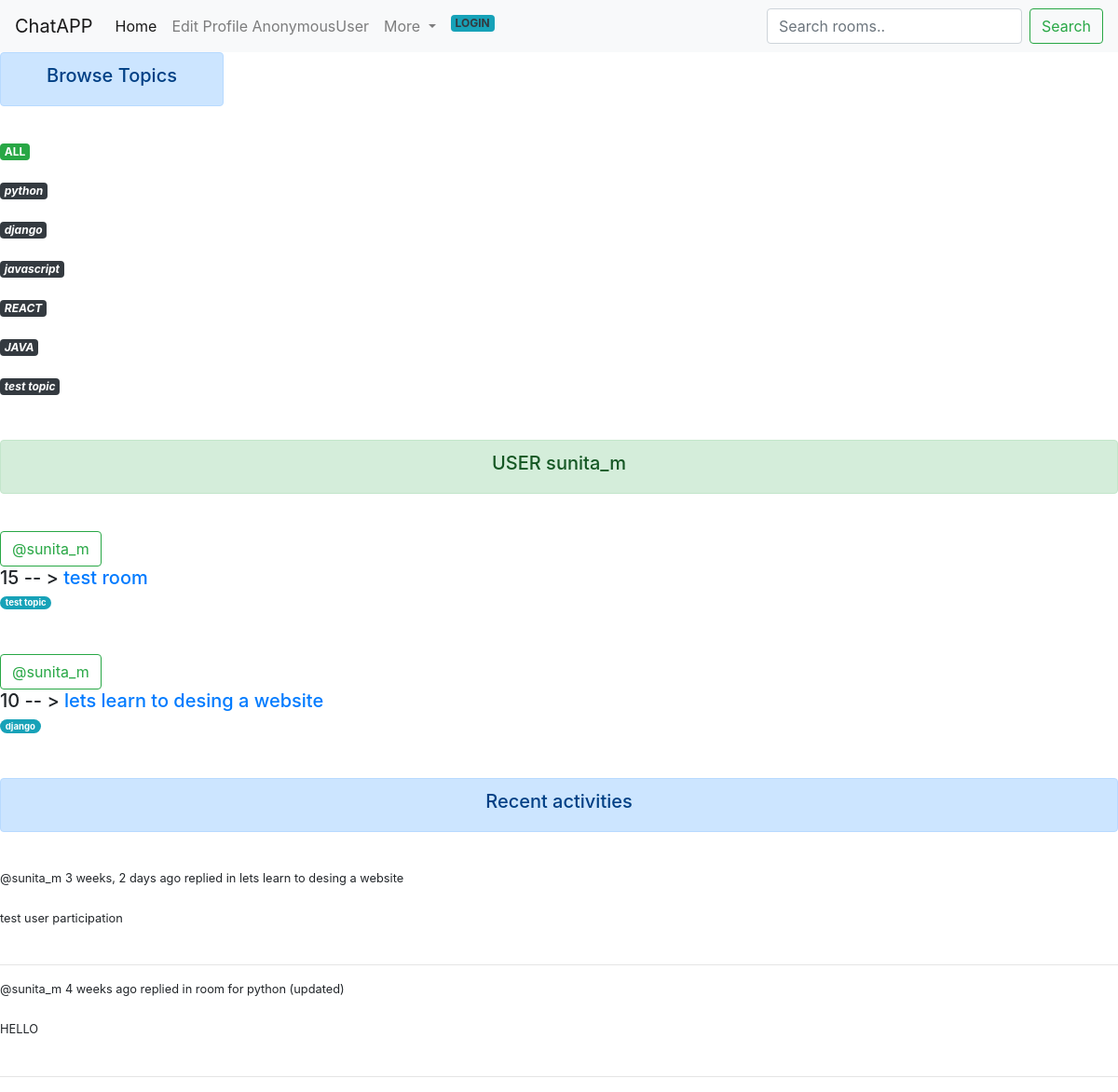
Screenshot of /profile/3/ with the database file from the repository.
### base/models.py (models this page shows, shortened)
class Topic (models.Model):
    name = models.CharField(max_length=100)

class Room(models.Model):
    topic = models.ForeignKey(Topic , on_delete=models.SET_NULL , null=True) #topic can have many rooms but 1 room can only contain 1 topic
    name = models.CharField(max_length=250)
    description = models.TextField(null=True , blank=True)
    updated =models.DateTimeField(auto_now=True)
    created = models.DateTimeField(auto_now_add=True)
    host = models.ForeignKey(User,on_delete=models.SET_NULL , null=True )
    participants = models.ManyToManyField(User,related_name='participants' , blank=True)
    def __str__(self):
       return self.name
    class Meta:
        ordering = ['-updated' , '-created']

class Message(models.Model):
    user =models.ForeignKey(User , on_delete=models.CASCADE) #user can create many ,essage but message is created by 1 user
    room = models.ForeignKey(Room , on_delete=models.CASCADE) #room can have many message but message can be inside 1 room
    body =models.TextField(null = True)
    updated =models.DateTimeField(auto_now=True)
    created = models.DateTimeField(auto_now_add=True)
    class Meta:
        ordering = ['-updated' , '-created']

### base/views.py (the view)
# urls.py: path('profile/<str:pk>/', views.UserProfile , name='profile'),
def UserProfile(request, pk):
    user = User.objects.get(id=pk)
    rooms = user.room_set.all()  #  user --->  Room (room) _set all gives all rooms
    messages = user.message_set.all()
    topics = Topic.objects.all()
    context = {'user':user , 'rooms' : rooms , 'topics':topics , 'messages': messages}
    return render(request, 'base/userprofile.html' ,context)

### base/templates/base/userprofile.html (shortened to what this page needs)
{% include 'base/nav.html' %}
{% block content %}
{% load static %}
<div class="homecontainer ">
    <div >
       {% include 'base/topic_component.html' %}
    </div>
    <div>
        <div class=" text-center    alert alert-success" role="alert"">
             <h5> USER {{ user.username }}  </h5>
        </div>
        <br>
        {% include 'base/feed.html' %}
    </div>
    <div>
        {% include 'base/activity_component.html' %}
    </div>
{% endblock %}

### base/templates/base/topic_component.html (shortened to what this page needs)
<div class=" text-center    alert alert-primary" role="alert"">
    <h5>  Browse Topics </h5>
</div>
<br>
<a href="{% url 'home' %}" class="badge badge-success"> ALL </a>
<br>
<br>
    {% for topic in topics %}
    <a href="{% url 'home' %}?q={{topic.name}}" class="badge badge-dark"><i>{{topic.name}}</i>  </a>
    <br>
    <br>
    {% endfor %}
<br>
</div>

### base/templates/base/feed.html (shortened to what this page needs)
{% for room in rooms %}
   <span><a  href="{% url 'profile'  room.host.id  %}"><button type="button" class="btn btn-outline-success"> @{{room.host.username}} </button></a>   </span>
<h5>  {{room.id}} -- > <a href="{% url 'room' room.id %}" > {{room.name}} </a> </h5>
<small><span class="badge badge-pill badge-info">{{room.topic.name}} </span></small>
<br>
<br>
<br>
{% endfor %}

### base/templates/base/activity_component.html (shortened to what this page needs)
 <div class="text-center alert alert-primary" role="alert"><h5> Recent activities </h5></div>
 <br>
 {% for message in messages %}
 <div>
     <small> @{{message.user}} {{message.created |timesince}} ago </small>
     <small> replied in {{message.room}}</small>
     <br>
     <br>
     <small> {{message.body}}  </small>
     <br>
     <br>
     <hr>
 </div>
 {% endfor %}

### base/templates/base/userprofile.html (style rules this page uses)
.homecontainer { display:grid; grid-template-columns: 1fr 3fr 1fr ; }

### rows the page displays
Topic: name "python"
Topic: name "django"
Topic: name "javascript"
Topic: name "REACT"
Topic: name "JAVA"
Topic: name "test topic"
Room: host.username "sunita_m", id "15", name "test room", topic.name "test topic"
Room: host.username "sunita_m", id "10", name "lets learn to desing a website", topic.name "django"
Message: user "sunita_m", created "3 weeks, 2 days", room "lets learn to desing a website", body "test user participation"
Message: user "sunita_m", created "4 weeks", room "room for python (updated)", body "HELLO"

### other values shown
{{ request.user }} "AnonymousUser"
{{ user.username }} "sunita_m"
